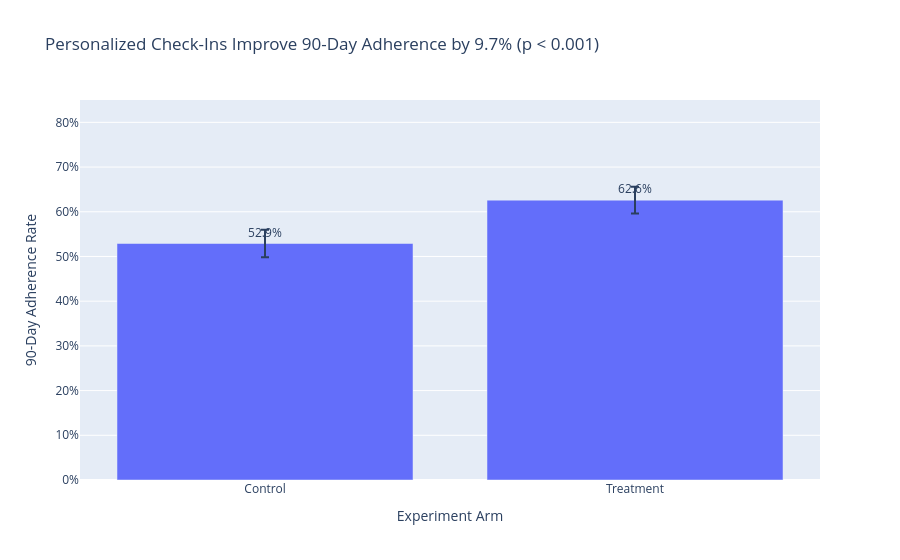
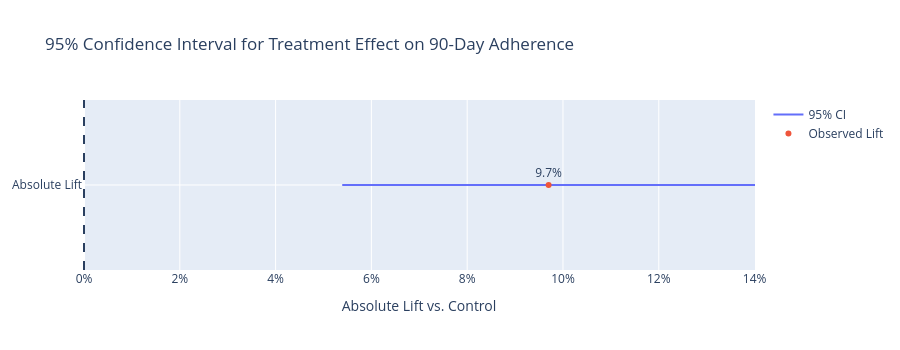

The code cell stored with these charts, in order, in its notebook:
### Markdown cell above
---
## Section 6: Primary Outcome - 90-Day Treatment Adherence

| | |
|---|---|
| **H₀** | Personalized check-ins do not change 90-day adherence. True difference = 0. |
| **H₁** | Personalized check-ins increase 90-day adherence. True difference > 0. |
| **Test** | Two-proportion z-test, one-sided (Treatment > Control) |
| **Alpha** | 0.05 |

### Code cell
def run_primary_metric_test(df: pd.DataFrame) -> dict:
    """
    Run the primary A/B test on 90-day treatment adherence.

    Returns control rate, treatment rate, absolute lift, relative lift,
    confidence interval, p-value, Cohen's h, and number needed to treat.
    """
    ctrl = df[df["experiment_arm"] == "Control"]
    trt = df[df["experiment_arm"] == "Treatment"]

    cn = len(ctrl)
    tn = len(trt)

    ca = int(ctrl["adhered_90d"].sum())
    ta = int(trt["adhered_90d"].sum())

    cr = ca / cn
    tr_ = ta / tn

    lift = tr_ - cr
    rel = lift / cr

    se = np.sqrt((cr * (1 - cr) / cn) + (tr_ * (1 - tr_) / tn))
    ci_lo = lift - 1.96 * se
    ci_hi = lift + 1.96 * se

    z, p = proportions_ztest(
        count=[ta, ca],
        nobs=[tn, cn],
        alternative="larger"
    )

    h = proportion_effectsize(tr_, cr)
    nnt = int(np.ceil(1 / lift)) if lift > 0 else np.nan

    primary_results_df = pd.DataFrame([{
        "metric": "adhered_90d",
        "control_n": cn,
        "treatment_n": tn,
        "control_successes": ca,
        "treatment_successes": ta,
        "control_rate": cr,
        "treatment_rate": tr_,
        "absolute_lift": lift,
        "relative_lift": rel,
        "ci_lower": ci_lo,
        "ci_upper": ci_hi,
        "z_statistic": z,
        "p_value": p,
        "cohens_h": h,
        "number_needed_to_treat": nnt,
    }])

    primary_results_df.to_csv(
        TABLES_PATH / "primary_metric_results.csv",
        index=False
    )

    print("=== Primary A/B Test: 90-Day Treatment Adherence ===")
    print(f"Control adherence rate:   {cr:.4f} ({cr:.1%})")
    print(f"Treatment adherence rate: {tr_:.4f} ({tr_:.1%})")
    print(f"Absolute lift:            {lift:+.4f} ({lift:+.1%})")
    print(f"Relative lift:            {rel:+.4f} ({rel:+.1%})")
    print(f"95% CI on absolute lift:  ({ci_lo:+.4f}, {ci_hi:+.4f})")
    print(f"Z-statistic:              {z:.4f}")
    print(f"P-value, one-sided:       {p:.6f}")
    print(f"Cohen's h:                {h:.4f}")
    print(f"Number needed to treat:   {nnt}")
    print("Saved: outputs/tables/primary_metric_results.csv")

    display(primary_results_df)

    # Required figure 1: adherence by arm
    arm_plot_df = pd.DataFrame({
        "experiment_arm": ["Control", "Treatment"],
        "adherence_rate": [cr, tr_],
        "n": [cn, tn],
    })

    arm_plot_df["se"] = np.sqrt(
        arm_plot_df["adherence_rate"] *
        (1 - arm_plot_df["adherence_rate"]) /
        arm_plot_df["n"]
    )
    arm_plot_df["ci_half_width"] = 1.96 * arm_plot_df["se"]
    arm_plot_df["label"] = arm_plot_df["adherence_rate"].map(lambda x: f"{x:.1%}")

    p_label = "p < 0.001" if p < 0.001 else f"p = {p:.4f}"

    fig = px.bar(
        arm_plot_df,
        x="experiment_arm",
        y="adherence_rate",
        error_y="ci_half_width",
        text="label",
        title=f"Personalized Check-Ins Improve 90-Day Adherence by {lift:.1%} ({p_label})",
        labels={
            "experiment_arm": "Experiment Arm",
            "adherence_rate": "90-Day Adherence Rate",
        },
    )
    fig.update_traces(textposition="outside")
    fig.update_yaxes(tickformat=".0%", range=[0, 0.85])
    fig.write_image(FIGURES_PATH / "adherence_by_arm.png")
    fig.show()
    print("Saved: outputs/figures/adherence_by_arm.png")

    # Required figure 2: lift confidence interval
    fig_ci = go.Figure()
    fig_ci.add_trace(go.Scatter(
        x=[ci_lo, ci_hi],
        y=["Absolute Lift", "Absolute Lift"],
        mode="lines",
        name="95% CI",
    ))
    fig_ci.add_trace(go.Scatter(
        x=[lift],
        y=["Absolute Lift"],
        mode="markers+text",
        text=[f"{lift:.1%}"],
        textposition="top center",
        name="Observed Lift",
    ))
    fig_ci.add_vline(x=0, line_dash="dash")
    fig_ci.update_layout(
        title="95% Confidence Interval for Treatment Effect on 90-Day Adherence",
        xaxis_title="Absolute Lift vs. Control",
        height=350,
    )
    fig_ci.update_xaxes(tickformat=".0%")
    fig_ci.write_image(FIGURES_PATH / "adherence_lift_confidence_interval.png")
    fig_ci.show()
    print("Saved: outputs/figures/adherence_lift_confidence_interval.png")

    return {
        "ctrl_rate": cr,
        "trt_rate": tr_,
        "abs_lift": lift,
        "rel_lift": rel,
        "ci_lower": ci_lo,
        "ci_upper": ci_hi,
        "z_stat": z,
        "p_val": p,
        "cohens_h": h,
        "nnt": nnt,
    }


primary = run_primary_metric_test(df)

### Figure 1 — Plotly figure (JSON) as saved in the notebook; plotly's stock layout.template omitted (floating-point values rounded to 4 significant figures)
{"data": [{"error_y": {"array": [0.03094, 0.02999]}, "hovertemplate": "Experiment Arm=%{x}<br>90-Day Adherence Rate=%{y}<br>label=%{text}<extra></extra>", "legendgroup": "", "marker": {"color": "#636efa", "pattern": {"shape": ""}}, "name": "", "orientation": "v", "showlegend": false, "text": ["52.9%", "62.6%"], "textposition": "outside", "type": "bar", "x": ["Control", "Treatment"], "xaxis": "x", "y": [0.529, 0.626], "yaxis": "y"}], "layout": {"barmode": "relative", "legend": {"tracegroupgap": 0}, "title": {"text": "Personalized Check-Ins Improve 90-Day Adherence by 9.7% (p < 0.001)"}, "xaxis": {"anchor": "y", "domain": [0, 1], "title": {"text": "Experiment Arm"}}, "yaxis": {"anchor": "x", "domain": [0, 1], "range": [0, 0.85], "tickformat": ".0%", "title": {"text": "90-Day Adherence Rate"}}}}

### Figure 2 — Plotly figure (JSON) as saved in the notebook; plotly's stock layout.template omitted (floating-point values rounded to 4 significant figures)
{"data": [{"mode": "lines", "name": "95% CI", "type": "scatter", "x": [0.05391, 0.1401], "y": ["Absolute Lift", "Absolute Lift"]}, {"mode": "markers+text", "name": "Observed Lift", "text": ["9.7%"], "textposition": "top center", "type": "scatter", "x": [0.097], "y": ["Absolute Lift"]}], "layout": {"height": 350, "shapes": [{"line": {"dash": "dash"}, "type": "line", "x0": 0, "x1": 0, "xref": "x", "y0": 0, "y1": 1, "yref": "y domain"}], "title": {"text": "95% Confidence Interval for Treatment Effect on 90-Day Adherence"}, "xaxis": {"tickformat": ".0%", "title": {"text": "Absolute Lift vs. Control"}}}}
